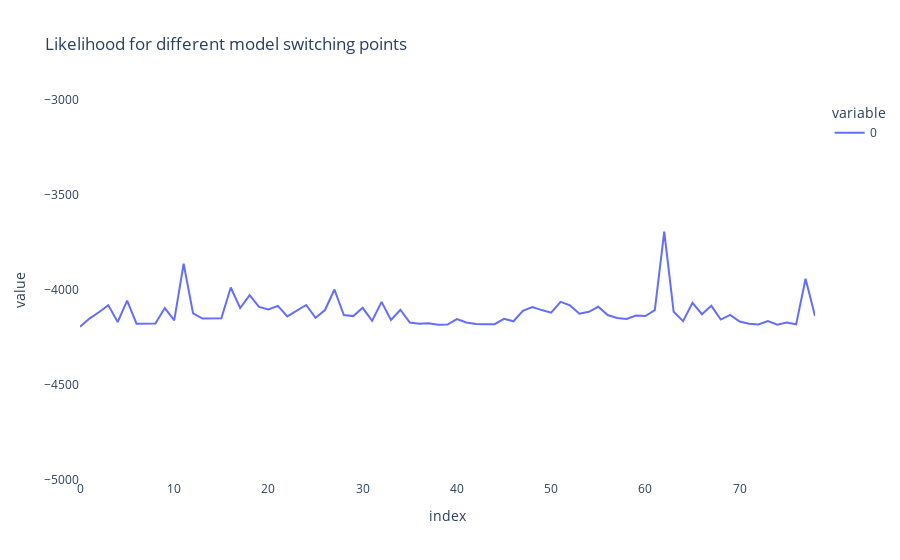

Notebook code cell kept with this figure:
### Code cell
fig = px.line(lg_likelihood[1:], labels={'number_obs':'Number of Observations', 'runtime':'runtime'},
                            title='Likelihood for different model switching points',
                            )
        fig.update_yaxes(range=[-5000, -3000])
        fig.update_layout(paper_bgcolor='#fff' )
        fig.update_layout(plot_bgcolor='#fff' )

### Figure 1 — Plotly figure (JSON) as saved in the notebook; plotly's stock layout.template omitted (floating-point values rounded to 4 significant figures)
{"data": [{"hovertemplate": "variable=0<br>index=%{x}<br>value=%{y}<extra></extra>", "legendgroup": "0", "line": {"color": "#636efa", "dash": "solid"}, "marker": {"symbol": "circle"}, "mode": "lines", "name": "0", "orientation": "v", "showlegend": true, "type": "scatter", "x": [0, 1, 2, 3, 4, 5, 6, 7, 8, 9, 10, 11, 12, 13, 14, 15, 16, 17, 18, 19, 20, 21, 22, 23, 24, 25, 26, 27, 28, 29, 30, 31, 32, 33, 34, 35, 36, 37, 38, 39, 40, 41, 42, 43, 44, 45, 46, 47, 48, 49, 50, 51, 52, 53, 54, 55, 56, 57, 58, 59, 60, 61, 62, 63, 64, 65, 66, 67, 68, 69, 70, 71, 72, 73, 74, 75, 76, 77, 78], "xaxis": "x", "y": [-4194.0, -4151.0, -4117.0, -4080.0, -4169.0, -4056.0, -4177.0, -4178.0, -4176.0, -4095.0, -4160.0, -3862.0, -4123.0, -4150.0, -4151.0, -4148.0, -3987.0, -4095.0, -4027.0, -4089.0, -4103.0, -4084.0, -4139.0, -4111.0, -4079.0, -4146.0, -4105.0, -3997.0, -4131.0, -4137.0, -4094.0, -4163.0, -4063.0, -4158.0, -4104.0, -4171.0, -4178.0, -4175.0, -4183.0, -4182.0, -4153.0, -4171.0, -4178.0, -4181.0, -4180.0, -4151.0, -4165.0, -4110.0, -4090.0, -4106.0, -4119.0, -4062.0, -4081.0, -4124.0, -4115.0, -4089.0, -4132.0, -4147.0, -4153.0, -4135.0, -4137.0, -4106.0, -3693.0, -4115.0, -4164.0, -4068.0, -4128.0, -4083.0, -4155.0, -4131.0, -4166.0, -4178.0, -4181.0, -4163.0, -4182.0, -4171.0, -4181.0, -3941.0, -4137.0], "yaxis": "y"}], "layout": {"legend": {"title": {"text": "variable"}, "tracegroupgap": 0}, "paper_bgcolor": "#fff", "plot_bgcolor": "#fff", "title": {"text": "Likelihood for different model switching points"}, "xaxis": {"anchor": "y", "domain": [0, 1], "title": {"text": "index"}}, "yaxis": {"anchor": "x", "domain": [0, 1], "range": [-5000, -3000], "title": {"text": "value"}}}}
